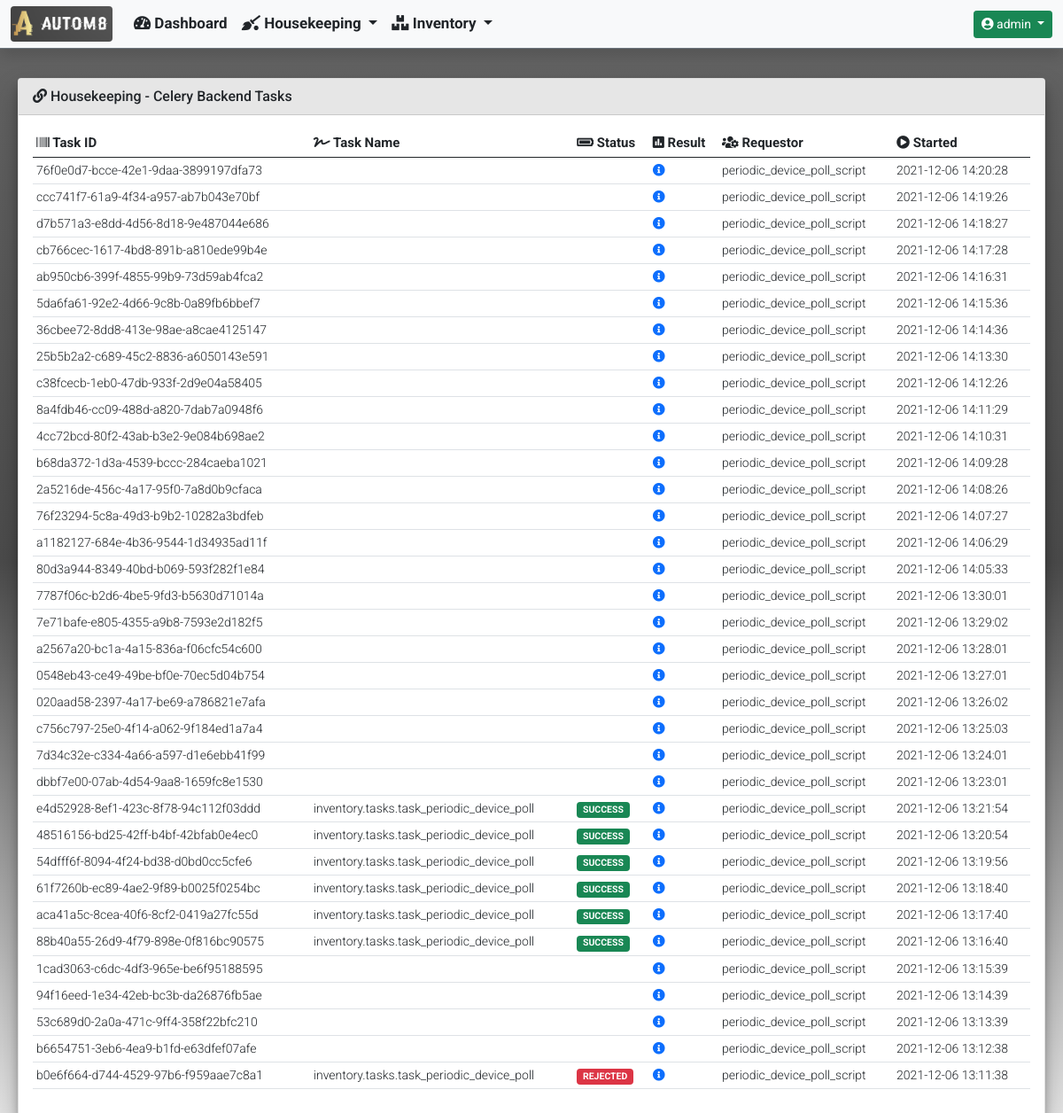
Screenshot of /housekeeping/housekeeping_celery_backend_tasks/ (signed in) with the database file from the repository.
### housekeeping/models.py (models this page shows)
class CeleryBackendJobResults(models.Model):
    task_id = models.UUIDField(
        primary_key=True,
        default=uuid.uuid4,
        max_length=255
    )
    task_name = models.CharField(max_length=255)
    task_status = models.CharField(max_length=255)
    task_result = models.JSONField(null=True)
    task_requested_by = models.CharField(max_length=255)
    start_time = models.DateTimeField()

### housekeeping/views.py (the view)
def housekeeping_celery_backend_tasks(request):
    tasks_list = CeleryBackendJobResults.objects.all().order_by('-start_time')
    context = {
            'title': 'Housekeeping - Celery Backend Tasks',
            'card_header': 'Housekeeping - Celery Backend Tasks',
            'data': {
                'tasks_list': tasks_list
            }
        }
    if tasks.stats():
        data = {
            'celery_information': {
                'celery_statistics': tasks.stats(),
                'registered_tasks': tasks.registered_tasks()[hostname],
                'scheduled_tasks': tasks.scheduled()[hostname],
                'active_tasks': tasks.active()[hostname],
                'reserved_tasks': tasks.reserved()
            }
        }
        context['data'].update(data)
        return render(
            request,
            'housekeeping/housekeeping_celery_backend_tasks.html',
            context
        )
    else:
        return render(
                request,
                'housekeeping/housekeeping_celery_backend_tasks.html',
                context
            )

### templates/housekeeping/housekeeping_celery_backend_tasks.html (shortened to what this page needs)
{% extends "base_template/base.html"%}
{% block content %}
{% if data.tasks_list %}
<div class="col-md-12">
    <div class="table-responsive rounded">
        <table id="celery_completed_tasks" class="table table-hover table-sm" style="width:100%">
            <thead>
                <tr>
                    <th><i class="fas fa-barcode"></i> Task ID</th>
                    <th><i class="fas fa-signature"></i> Task Name</th>
                    <th><i class="fas fa-battery-full"></i> Status</th>
                    <th><i class="fas fa-poll"></i> Result</th>
                    <th><i class="fas fa-users-cog"></i> Requestor</th>
                    <th><i class="fas fa-play-circle"></i> Started</th>
                </tr>
            </thead>
            <tbody>
                {% for completed_task in data.tasks_list %}
                <tr>
                    <td>{{ completed_task.task_id }}</td>
                    <td>{{ completed_task.task_name }}</td>
                    <td>
                        {% if 'SUCCESS' in completed_task.task_status %}
                            <span class="badge bg-success">{{ completed_task.task_status }}</span>
                        {% else %}
                            <span class="badge bg-danger">{{ completed_task.task_status }}</span>
                        {% endif %}
                    </td>
                    <td>
                        <a href="#" data-bs-toggle="modal" data-bs-target="#task_result_modal_{{ completed_task.task_id }}">
                            <i class="fas fa-info-circle"></i>
                        </a>
                    </td>
                    <td>{{ completed_task.task_requested_by }}</td>
                    <td>{{ completed_task.start_time|date:"Y-m-d H:i:s" }}</td>
                </tr>
                {% endfor %}
            </tbody>
        </table>
    </div>
</div>
{% endif %}
{% endblock %}

### templates/navbar/navbar.html (shortened to what this page needs)
{% load static %}
{% if user.is_authenticated %}
<nav class="navbar navbar-expand-md navbar-light bg-light fixed-top border-bottom border-secondary shadow">
  <div class="container-fluid">
    <a class="navbar-brand" href="#">
      <img class="rounded" src="{% static 'images/logos/portal_logo.png' %}" width="115" height="40">
    </a>
    <div class="collapse navbar-collapse" id="navbarCollapse">
      <ul class="navbar-nav me-auto mb-2 mb-md-0">
        <li class="nav-item">
          <a class="nav-link text-dark" href="{% url 'dashboard:dashboard' %}">
            <i class="fas fa-tachometer-alt"></i>
            Dashboard
          </a>
        </li>
        <li class="nav-item dropdown">
          <a class="nav-link dropdown-toggle text-dark" href="#" id="InventoryDropdown" role="button"
            data-bs-toggle="dropdown" aria-expanded="false">
            <i class="fas fa-quidditch"></i>
            Housekeeping
          </a>
        </li>
        <li class="nav-item dropdown">
          <a class="nav-link dropdown-toggle text-dark" href="#" id="InventoryDropdown" role="button"
            data-bs-toggle="dropdown" aria-expanded="false">
            <i class="fas fa-boxes"></i>
            Inventory
          </a>
        </li>
      </ul>
      <div class="dropdown">
        <a class="btn btn-sm btn-success dropdown-toggle" href="#" role="button" id="UserProfileDropdown"
          data-bs-toggle="dropdown" aria-expanded="false">
          <i class="fas fa-user-circle"></i>
          {{ user.username }}
        </a>
      </div>
    </div>
  </div>
</nav>
{% endif %}

### static/css/custom.css (style rules this page uses)
nav { font-family: 'Roboto', sans-serif; font-weight: 700; font-size: 17px; height: 55px; top: 0; }
body { font-family: 'Roboto', sans-serif; font-weight: 400; font-size: 14px; overflow-y: scroll; min-height: 70rem; padding-top: 5rem; height: 100%; background: linear-gradient(to top, #e6e6e6, #4b4b4b, #656565) }
th { font-family: 'Roboto', sans-serif; font-weight: 700; font-size: 15px; }
td { font-family: 'Roboto', sans-serif; font-weight: 300; font-size: 14px; }

### rows the page displays
CeleryBackendJobResults: task_id "76f0e0d7-bcce-42e1-9daa-3899197dfa73", task_requested_by "periodic_device_poll_script", start_time "2021-12-06 14:20:28"
CeleryBackendJobResults: task_id "ccc741f7-61a9-4f34-a957-ab7b043e70bf", task_requested_by "periodic_device_poll_script", start_time "2021-12-06 14:19:26"
CeleryBackendJobResults: task_id "d7b571a3-e8dd-4d56-8d18-9e487044e686", task_requested_by "periodic_device_poll_script", start_time "2021-12-06 14:18:27"
CeleryBackendJobResults: task_id "cb766cec-1617-4bd8-891b-a810ede99b4e", task_requested_by "periodic_device_poll_script", start_time "2021-12-06 14:17:28"
CeleryBackendJobResults: task_id "ab950cb6-399f-4855-99b9-73d59ab4fca2", task_requested_by "periodic_device_poll_script", start_time "2021-12-06 14:16:31"
CeleryBackendJobResults: task_id "5da6fa61-92e2-4d66-9c8b-0a89fb6bbef7", task_requested_by "periodic_device_poll_script", start_time "2021-12-06 14:15:36"
CeleryBackendJobResults: task_id "36cbee72-8dd8-413e-98ae-a8cae4125147", task_requested_by "periodic_device_poll_script", start_time "2021-12-06 14:14:36"
CeleryBackendJobResults: task_id "25b5b2a2-c689-45c2-8836-a6050143e591", task_requested_by "periodic_device_poll_script", start_time "2021-12-06 14:13:30"
CeleryBackendJobResults: task_id "c38fcecb-1eb0-47db-933f-2d9e04a58405", task_requested_by "periodic_device_poll_script", start_time "2021-12-06 14:12:26"
CeleryBackendJobResults: task_id "8a4fdb46-cc09-488d-a820-7dab7a0948f6", task_requested_by "periodic_device_poll_script", start_time "2021-12-06 14:11:29"
CeleryBackendJobResults: task_id "4cc72bcd-80f2-43ab-b3e2-9e084b698ae2", task_requested_by "periodic_device_poll_script", start_time "2021-12-06 14:10:31"
CeleryBackendJobResults: task_id "b68da372-1d3a-4539-bccc-284caeba1021", task_requested_by "periodic_device_poll_script", start_time "2021-12-06 14:09:28"
CeleryBackendJobResults: task_id "2a5216de-456c-4a17-95f0-7a8d0b9cfaca", task_requested_by "periodic_device_poll_script", start_time "2021-12-06 14:08:26"
CeleryBackendJobResults: task_id "76f23294-5c8a-49d3-b9b2-10282a3bdfeb", task_requested_by "periodic_device_poll_script", start_time "2021-12-06 14:07:27"
CeleryBackendJobResults: task_id "a1182127-684e-4b36-9544-1d34935ad11f", task_requested_by "periodic_device_poll_script", start_time "2021-12-06 14:06:29"
CeleryBackendJobResults: task_id "80d3a944-8349-40bd-b069-593f282f1e84", task_requested_by "periodic_device_poll_script", start_time "2021-12-06 14:05:33"
CeleryBackendJobResults: task_id "7787f06c-b2d6-4be5-9fd3-b5630d71014a", task_requested_by "periodic_device_poll_script", start_time "2021-12-06 13:30:01"
CeleryBackendJobResults: task_id "7e71bafe-e805-4355-a9b8-7593e2d182f5", task_requested_by "periodic_device_poll_script", start_time "2021-12-06 13:29:02"
CeleryBackendJobResults: task_id "a2567a20-bc1a-4a15-836a-f06cfc54c600", task_requested_by "periodic_device_poll_script", start_time "2021-12-06 13:28:01"
CeleryBackendJobResults: task_id "0548eb43-ce49-49be-bf0e-70ec5d04b754", task_requested_by "periodic_device_poll_script", start_time "2021-12-06 13:27:01"
CeleryBackendJobResults: task_id "020aad58-2397-4a17-be69-a786821e7afa", task_requested_by "periodic_device_poll_script", start_time "2021-12-06 13:26:02"
CeleryBackendJobResults: task_id "c756c797-25e0-4f14-a062-9f184ed1a7a4", task_requested_by "periodic_device_poll_script", start_time "2021-12-06 13:25:03"
CeleryBackendJobResults: task_id "7d34c32e-c334-4a66-a597-d1e6ebb41f99", task_requested_by "periodic_device_poll_script", start_time "2021-12-06 13:24:01"
CeleryBackendJobResults: task_id "dbbf7e00-07ab-4d54-9aa8-1659fc8e1530", task_requested_by "periodic_device_poll_script", start_time "2021-12-06 13:23:01"
CeleryBackendJobResults: task_id "e4d52928-8ef1-423c-8f78-94c112f03ddd", task_name "inventory.tasks.task_periodic_device_poll", task_status "SUCCESS", task_requested_by "periodic_device_poll_script", start_time "2021-12-06 13:21:54"
CeleryBackendJobResults: task_id "48516156-bd25-42ff-b4bf-42bfab0e4ec0", task_name "inventory.tasks.task_periodic_device_poll", task_status "SUCCESS", task_requested_by "periodic_device_poll_script", start_time "2021-12-06 13:20:54"
CeleryBackendJobResults: task_id "54dfff6f-8094-4f24-bd38-d0bd0cc5cfe6", task_name "inventory.tasks.task_periodic_device_poll", task_status "SUCCESS", task_requested_by "periodic_device_poll_script", start_time "2021-12-06 13:19:56"
CeleryBackendJobResults: task_id "61f7260b-ec89-4ae2-9f89-b0025f0254bc", task_name "inventory.tasks.task_periodic_device_poll", task_status "SUCCESS", task_requested_by "periodic_device_poll_script", start_time "2021-12-06 13:18:40"
CeleryBackendJobResults: task_id "aca41a5c-8cea-40f6-8cf2-0419a27fc55d", task_name "inventory.tasks.task_periodic_device_poll", task_status "SUCCESS", task_requested_by "periodic_device_poll_script", start_time "2021-12-06 13:17:40"
CeleryBackendJobResults: task_id "88b40a55-26d9-4f79-898e-0f816bc90575", task_name "inventory.tasks.task_periodic_device_poll", task_status "SUCCESS", task_requested_by "periodic_device_poll_script", start_time "2021-12-06 13:16:40"
CeleryBackendJobResults: task_id "1cad3063-c6dc-4df3-965e-be6f95188595", task_requested_by "periodic_device_poll_script", start_time "2021-12-06 13:15:39"
CeleryBackendJobResults: task_id "94f16eed-1e34-42eb-bc3b-da26876fb5ae", task_requested_by "periodic_device_poll_script", start_time "2021-12-06 13:14:39"
CeleryBackendJobResults: task_id "53c689d0-2a0a-471c-9ff4-358f22bfc210", task_requested_by "periodic_device_poll_script", start_time "2021-12-06 13:13:39"
CeleryBackendJobResults: task_id "b6654751-3eb6-4ea9-b1fd-e63dfef07afe", task_requested_by "periodic_device_poll_script", start_time "2021-12-06 13:12:38"
CeleryBackendJobResults: task_id "b0e6f664-d744-4529-97b6-f959aae7c8a1", task_name "inventory.tasks.task_periodic_device_poll", task_status "REJECTED", task_requested_by "periodic_device_poll_script", start_time "2021-12-06 13:11:38"

### other values shown
{{ user.username }} "admin"
{{ card_header }} "Housekeeping - Celery Backend Tasks"
